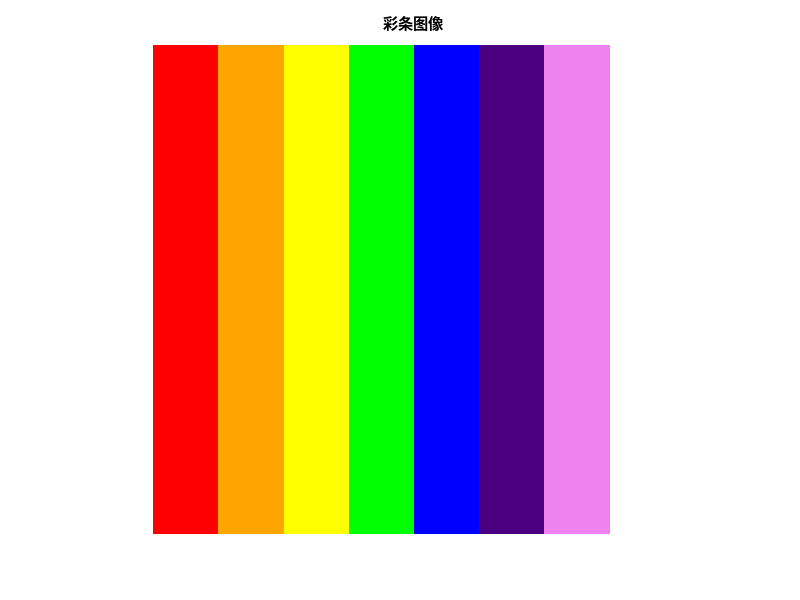

MATLAB code for this plot:
% 创建彩条图像
colorBarImage = zeros(720, 768, 3, 'uint8'); % 创建空白图像，大小为720x768像素，3通道（RGB）

% 定义彩条颜色（十六进制）
colors = ['#FF0000'; % 红色
          '#FFA500'; % 橙色
          '#FFFF00'; % 黄色
          '#00FF00'; % 绿色
          '#0000FF'; % 蓝色
          '#4B0082'; % 靛蓝色
          '#EE82EE'; % 紫色
          '#FFFFFF']; % 白色

% 绘制彩条
barWidth = size(colorBarImage, 2) / size(colors, 1); % 每个彩条的宽度
for i = 1:size(colors, 1)
    color = sscanf(colors(i,:), '#%2x%2x%2x', [1 3]); % 将十六进制颜色转换为RGB值
    colorBarImage(:, (i-1)*barWidth+1:i*barWidth, :) = repmat(reshape(color, [1 1 3]), [size(colorBarImage, 1) barWidth 1]);
end

% 显示彩条图像
imshow(colorBarImage);
title('彩条图像');

% 保存彩条图像
imwrite(colorBarImage, 'color_bar_image.jpg');
disp('彩条图像已保存！');